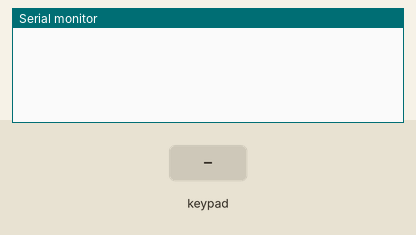
The sketch below on a simulated Arduino Uno, built with avr-gcc and run on an emulated ATmega328P. Parts: the last lines printed to the serial monitor. The test bench sets the inputs (shaded band).

Above: at 1.2 s.
1.3 s: key '1' pressed
At 1.7 s:
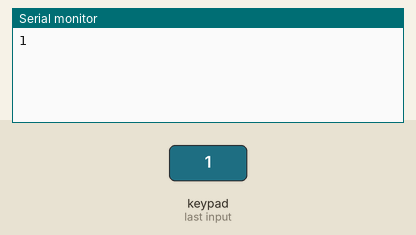
2.8 s: keypad keys 2 3 4 5 # pressed 0.4 s apart
At 5.4 s:
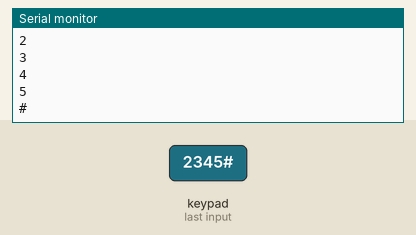
6.3 s: key '*' pressed
At 6.8 s:
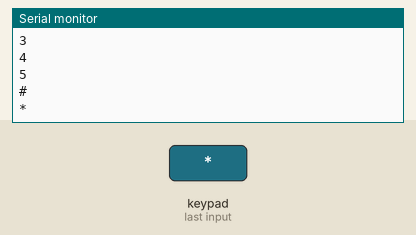
7.8 s: keypad keys 6 7 8 pressed 0.4 s apart
At 9.7 s:
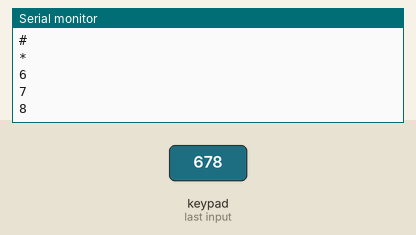
Timing chart, 0 to 11.2 s (numbered marks = the images above; inputs shaded):
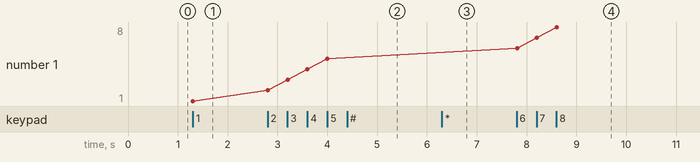

The sketch:

CustomKeypad.ino
```cpp
#include <Keypad.h>

const byte ROWS = 4; //four rows
const byte COLS = 3; //four columns

//define the cymbols on the buttons of the keypads
char hexaKeys[ROWS][COLS] = {
  {'1','2','3'},
  {'4','5','6'},
  {'7','8','9'},
  {'*','0','#'}
};
byte rowPins[ROWS] = {2, 3, 4, 5}; //R1,R2,R3,R4
byte colPins[COLS] = {6, 7, 8}; //C1,C2,C3,C4

//initialize an instance of class NewKeypad
Keypad customKeypad = Keypad( makeKeymap(hexaKeys), rowPins, colPins, ROWS, COLS);

void setup()
{
  Serial.begin(9600);
}

void loop()
{
  char customKey = customKeypad.getKey();

  if (customKey)
  {
    Serial.println(customKey);
  }
}
```

Measured:
- after the input at 1.3 s, the serial monitor: prints a new line at once (image 1)
- after the input at 2.8 s, the serial monitor: prints a new line at once (image 2)
- after the input at 6.3 s, the serial monitor: prints a new line at once (image 3)
- after the input at 7.8 s, the serial monitor: prints a new line at once (image 4)
- plotted number 1: 1 → 5 after the input at 2.8 s, 5 → 8 after the input at 7.8 s
